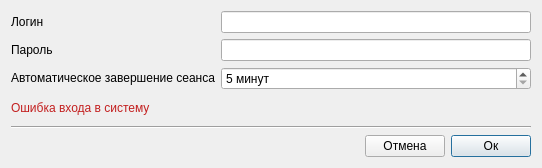
<?xml version="1.0" encoding="UTF-8"?>
<ui version="4.0">
 <class>LoginWindow</class>
 <widget class="QDialog" name="LoginWindow">
  <property name="windowModality">
   <enum>Qt::ApplicationModal</enum>
  </property>
  <property name="geometry">
   <rect>
    <x>0</x>
    <y>0</y>
    <width>542</width>
    <height>168</height>
   </rect>
  </property>
  <property name="windowTitle">
   <string>КСОТ: Авторизация</string>
  </property>
  <property name="modal">
   <bool>true</bool>
  </property>
  <layout class="QGridLayout" name="gridLayout_2">
   <item row="2" column="0">
    <widget class="Line" name="line">
     <property name="sizePolicy">
      <sizepolicy hsizetype="Expanding" vsizetype="Fixed">
       <horstretch>0</horstretch>
       <verstretch>0</verstretch>
      </sizepolicy>
     </property>
     <property name="orientation">
      <enum>Qt::Horizontal</enum>
     </property>
    </widget>
   </item>
   <item row="0" column="0">
    <layout class="QFormLayout" name="formLayout">
     <item row="0" column="0">
      <widget class="QLabel" name="label">
       <property name="sizePolicy">
        <sizepolicy hsizetype="Fixed" vsizetype="Preferred">
         <horstretch>0</horstretch>
         <verstretch>0</verstretch>
        </sizepolicy>
       </property>
       <property name="text">
        <string>Логин</string>
       </property>
      </widget>
     </item>
     <item row="0" column="1">
      <widget class="QLineEdit" name="loginEdit"/>
     </item>
     <item row="1" column="0">
      <widget class="QLabel" name="label_2">
       <property name="sizePolicy">
        <sizepolicy hsizetype="Fixed" vsizetype="Preferred">
         <horstretch>0</horstretch>
         <verstretch>0</verstretch>
        </sizepolicy>
       </property>
       <property name="text">
        <string>Пароль</string>
       </property>
      </widget>
     </item>
     <item row="1" column="1">
      <widget class="QLineEdit" name="passwordEdit"/>
     </item>
     <item row="2" column="0">
      <widget class="QLabel" name="label_3">
       <property name="sizePolicy">
        <sizepolicy hsizetype="Fixed" vsizetype="Preferred">
         <horstretch>0</horstretch>
         <verstretch>0</verstretch>
        </sizepolicy>
       </property>
       <property name="text">
        <string>&lt;html&gt;&lt;head/&gt;&lt;body&gt;Автоматическое завершение сеанса&lt;/body&gt;&lt;/html&gt;</string>
       </property>
      </widget>
     </item>
     <item row="2" column="1">
      <widget class="QSpinBox" name="spinBox">
       <property name="sizePolicy">
        <sizepolicy hsizetype="Expanding" vsizetype="Fixed">
         <horstretch>0</horstretch>
         <verstretch>0</verstretch>
        </sizepolicy>
       </property>
       <property name="wrapping">
        <bool>false</bool>
       </property>
       <property name="showGroupSeparator" stdset="0">
        <bool>false</bool>
       </property>
       <property name="suffix">
        <string> минут</string>
       </property>
       <property name="minimum">
        <number>5</number>
       </property>
       <property name="maximum">
        <number>59</number>
       </property>
       <property name="singleStep">
        <number>5</number>
       </property>
      </widget>
     </item>
    </layout>
   </item>
   <item row="3" column="0">
    <layout class="QHBoxLayout" name="horizontalLayout_4">
     <item>
      <spacer name="horizontalSpacer">
       <property name="orientation">
        <enum>Qt::Horizontal</enum>
       </property>
       <property name="sizeHint" stdset="0">
        <size>
         <width>40</width>
         <height>20</height>
        </size>
       </property>
      </spacer>
     </item>
     <item>
      <widget class="QPushButton" name="cancelButton">
       <property name="text">
        <string>Отмена</string>
       </property>
      </widget>
     </item>
     <item>
      <widget class="QPushButton" name="okButton">
       <property name="text">
        <string>Ок</string>
       </property>
       <property name="default">
        <bool>true</bool>
       </property>
      </widget>
     </item>
    </layout>
   </item>
   <item row="1" column="0">
    <widget class="QLabel" name="errorLabel">
     <property name="text">
      <string>&lt;html&gt;&lt;head/&gt;&lt;body&gt;&lt;p&gt;&lt;span style=&quot; color:#c31f1f;&quot;&gt;Ошибка входа в систему&lt;/span&gt;&lt;/p&gt;&lt;/body&gt;&lt;/html&gt;</string>
     </property>
    </widget>
   </item>
  </layout>
 </widget>
 <resources/>
 <connections/>
</ui>
